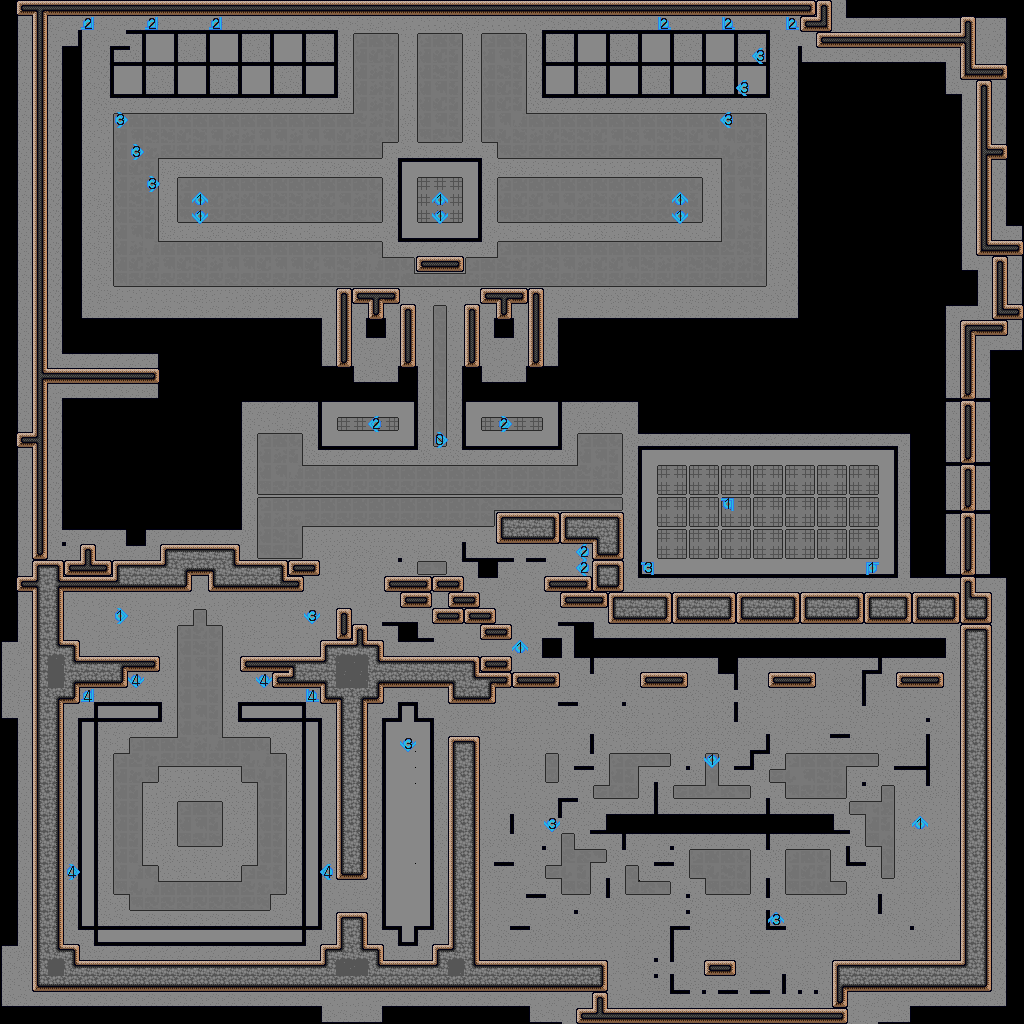

Rendered tile map (Tiled .tmx) drawn with the repository's tilesets; below, a short description and the map source with its tile grids summarised:
An orthogonal 64x64 tile map with 16x16 px tiles, 2 tile layers (Ground, Flags), 2 hidden layers not drawn, 2 tilesets and 14 objects (ground).

<map version="1.10" tiledversion="1.12.2" orientation="orthogonal" renderorder="left-up" width="64" height="64" tilewidth="16" tileheight="16" infinite="0" nextlayerid="19" nextobjectid="574">
 <tileset firstgid="1" source="tileset.tsx" />
 <tileset firstgid="235" name="tileset_flags2" tilewidth="16" tileheight="16" spacing="1" tilecount="90" columns="10">
  <image source="tileset_flags2.png" width="169" height="152" />
  <tile id="0">
   <properties>
    <property name="dir" type="int" value="0" />
    <property name="id" type="int" value="1" />
   </properties>
  </tile>
  <tile id="1">
   <properties>
    <property name="dir" type="int" value="0" />
    <property name="id" type="int" value="2" />
   </properties>
  </tile>
  <tile id="2">
   <properties>
    <property name="dir" type="int" value="0" />
    <property name="id" type="int" value="3" />
   </properties>
  </tile>
  <tile id="3">
   <properties>
    <property name="dir" type="int" value="0" />
    <property name="id" type="int" value="4" />
   </properties>
  </tile>
  <tile id="4">
   <properties>
    <property name="dir" type="int" value="0" />
    <property name="id" type="int" value="5" />
   </properties>
  </tile>
  <tile id="5">
   <properties>
    <property name="dir" type="int" value="0" />
    <property name="id" type="int" value="6" />
   </properties>
  </tile>
  <tile id="6">
   <properties>
    <property name="dir" type="int" value="0" />
    <property name="id" type="int" value="7" />
   </properties>
  </tile>
  <tile id="7">
   <properties>
    <property name="dir" type="int" value="0" />
    <property name="id" type="int" value="8" />
   </properties>
  </tile>
  <tile id="8">
   <properties>
    <property name="dir" type="int" value="0" />
    <property name="id" type="int" value="9" />
   </properties>
  </tile>
  <tile id="9">
   <properties>
    <property name="dir" type="int" value="0" />
    <property name="id" type="int" value="0" />
   </properties>
  </tile>
  <tile id="10">
   <properties>
    <property name="dir" type="int" value="90" />
    <property name="id" type="int" value="1" />
   </properties>
  </tile>
  <tile id="11">
   <properties>
    <property name="dir" type="int" value="90" />
    <property name="id" type="int" value="2" />
   </properties>
  </tile>
  <tile id="12">
   <properties>
    <property name="dir" type="int" value="90" />
    <property name="id" type="int" value="3" />
   </properties>
  </tile>
  <tile id="13">
   <properties>
    <property name="dir" type="int" value="90" />
    <property name="id" type="int" value="4" />
   </properties>
  </tile>
  <tile id="14">
   <properties>
    <property name="dir" type="int" value="90" />
    <property name="id" type="int" value="5" />
   </properties>
  </tile>
  <tile id="15">
   <properties>
    <property name="dir" type="int" value="90" />
    <property name="id" type="int" value="6" />
   </properties>
  </tile>
  <tile id="16">
   <properties>
    <property name="dir" type="int" value="90" />
    <property name="id" type="int" value="7" />
   </properties>
  </tile>
  <tile id="17">
   <properties>
    <property name="dir" type="int" value="90" />
    <property name="id" type="int" value="8" />
   </properties>
  </tile>
  <tile id="18">
   <properties>
    <property name="dir" type="int" value="90" />
    <property name="id" type="int" value="9" />
   </properties>
  </tile>
  <tile id="19">
   <properties>
    <property name="dir" type="int" value="90" />
    <property name="id" type="int" value="0" />
   </properties>
  </tile>
  <tile id="20">
   <properties>
    <property name="dir" type="int" value="270" />
    <property name="id" type="int" value="1" />
   </properties>
  </tile>
  <tile id="21">
   <properties>
    <property name="dir" type="int" value="270" />
    <property name="id" type="int" value="2" />
   </properties>
  </tile>
  <tile id="22">
   <properties>
    <property name="dir" type="int" value="270" />
    <property name="id" type="int" value="3" />
   </properties>
  </tile>
  <tile id="23">
   <properties>
    <property name="dir" type="int" value="270" />
    <property name="id" type="int" value="4" />
   </properties>
  </tile>
  <tile id="24">
   <properties>
    <property name="dir" type="int" value="270" />
    <property name="id" type="int" value="5" />
   </properties>
  </tile>
  <tile id="25">
   <properties>
    <property name="dir" type="int" value="270" />
    <property name="id" type="int" value="6" />
   </properties>
  </tile>
  <tile id="26">
   <properties>
    <property name="dir" type="int" value="270" />
    <property name="id" type="int" value="7" />
   </properties>
  </tile>
  <tile id="27">
   <properties>
    <property name="dir" type="int" value="270" />
    <property name="id" type="int" value="8" />
   </properties>
  </tile>
  <tile id="28">
   <properties>
    <property name="dir" type="int" value="270" />
    <property name="id" type="int" value="9" />
   </properties>
  </tile>
  <tile id="29">
   <properties>
    <property name="dir" type="int" value="270" />
    <property name="id" type="int" value="0" />
   </properties>
  </tile>
  <tile id="30">
   <properties>
    <property name="dir" type="int" value="180" />
    <property name="id" type="int" value="1" />
   </properties>
  </tile>
  <tile id="31">
   <properties>
    <property name="dir" type="int" value="180" />
    <property name="id" type="int" value="2" />
   </properties>
  </tile>
  <tile id="32">
   <properties>
    <property name="dir" type="int" value="180" />
    <property name="id" type="int" value="3" />
   </properties>
  </tile>
  <tile id="33">
   <properties>
    <property name="dir" type="int" value="180" />
    <property name="id" type="int" value="4" />
   </properties>
  </tile>
  <tile id="34">
   <properties>
    <property name="dir" type="int" value="180" />
    <property name="id" type="int" value="5" />
   </properties>
  </tile>
  <tile id="35">
   <properties>
    <property name="dir" type="int" value="180" />
    <property name="id" type="int" value="6" />
   </properties>
  </tile>
  <tile id="36">
   <properties>
    <property name="dir" type="int" value="180" />
    <property name="id" type="int" value="7" />
   </properties>
  </tile>
  <tile id="37">
   <properties>
    <property name="dir" type="int" value="180" />
    <property name="id" type="int" value="8" />
   </properties>
  </tile>
  <tile id="38">
   <properties>
    <property name="dir" type="int" value="180" />
    <property name="id" type="int" value="9" />
   </properties>
  </tile>
  <tile id="39">
   <properties>
    <property name="dir" type="int" value="180" />
    <property name="id" type="int" value="0" />
   </properties>
  </tile>
  <tile id="40">
   <properties>
    <property name="dir" type="int" value="-1" />
    <property name="id" type="int" value="1" />
   </properties>
  </tile>
  <tile id="41">
   <properties>
    <property name="dir" type="int" value="-1" />
    <property name="id" type="int" value="2" />
   </properties>
  </tile>
  <tile id="42">
   <properties>
    <property name="dir" type="int" value="-1" />
    <property name="id" type="int" value="3" />
   </properties>
  </tile>
  <tile id="43">
   <properties>
    <property name="dir" type="int" value="-1" />
    <property name="id" type="int" value="4" />
   </properties>
  </tile>
  <tile id="44">
   <properties>
    <property name="dir" type="int" value="-1" />
    <property name="id" type="int" value="5" />
   </properties>
  </tile>
  <tile id="45">
   <properties>
    <property name="dir" type="int" value="-1" />
    <property name="id" type="int" value="6" />
   </properties>
  </tile>
  <tile id="46">
   <properties>
    <property name="dir" type="int" value="-1" />
    <property name="id" type="int" value="7" />
   </properties>
  </tile>
  <tile id="47">
   <properties>
    <property name="dir" type="int" value="-1" />
    <property name="id" type="int" value="8" />
   </properties>
  </tile>
  <tile id="48">
   <properties>
    <property name="dir" type="int" value="-1" />
    <property name="id" type="int" value="9" />
   </properties>
  </tile>
  <tile id="49">
   <properties>
    <property name="dir" type="int" value="-1" />
    <property name="id" type="int" value="0" />
   </properties>
  </tile>
  <tile id="50">
   <properties>
    <property name="dir" type="int" value="135" />
    <property name="id" type="int" value="1" />
   </properties>
  </tile>
  <tile id="51">
   <properties>
    <property name="dir" type="int" value="135" />
    <property name="id" type="int" value="2" />
   </properties>
  </tile>
  <tile id="52">
   <properties>
    <property name="dir" type="int" value="135" />
    <property name="id" type="int" value="3" />
   </properties>
  </tile>
  <tile id="53">
   <properties>
    <property name="dir" type="int" value="135" />
    <property name="id" type="int" value="4" />
   </properties>
  </tile>
  <tile id="54">
   <properties>
    <property name="dir" type="int" value="135" />
    <property name="id" type="int" value="5" />
   </properties>
  </tile>
  <tile id="55">
   <properties>
    <property name="dir" type="int" value="135" />
    <property name="id" type="int" value="6" />
   </properties>
  </tile>
  <tile id="56">
   <properties>
    <property name="dir" type="int" value="135" />
    <property name="id" type="int" value="7" />
   </properties>
  </tile>
  <tile id="57">
   <properties>
    <property name="dir" type="int" value="135" />
    <property name="id" type="int" value="8" />
   </properties>
  </tile>
  <tile id="58">
   <properties>
    <property name="dir" type="int" value="135" />
    <property name="id" type="int" value="9" />
   </properties>
  </tile>
  <tile id="59">
   <properties>
    <property name="dir" type="int" value="135" />
    <property name="id" type="int" value="0" />
   </properties>
  </tile>
  <tile id="60">
   <properties>
    <property name="dir" type="int" value="225" />
    <property name="id" type="int" value="1" />
   </properties>
  </tile>
  <tile id="61">
   <properties>
    <property name="dir" type="int" value="225" />
    <property name="id" type="int" value="2" />
   </properties>
  </tile>
  <tile id="62">
   <properties>
    <property name="dir" type="int" value="225" />
    <property name="id" type="int" value="3" />
   </properties>
  </tile>
  <tile id="63">
   <properties>
    <property name="dir" type="int" value="225" />
    <property name="id" type="int" value="4" />
   </properties>
  </tile>
  <tile id="64">
   <properties>
    <property name="dir" type="int" value="225" />
    <property name="id" type="int" value="5" />
   </properties>
  </tile>
  <tile id="65">
   <properties>
    <property name="dir" type="int" value="225" />
    <property name="id" type="int" value="6" />
   </properties>
  </tile>
  <tile id="66">
   <properties>
    <property name="dir" type="int" value="225" />
    <property name="id" type="int" value="7" />
   </properties>
  </tile>
  <tile id="67">
   <properties>
    <property name="dir" type="int" value="225" />
    <property name="id" type="int" value="8" />
   </properties>
  </tile>
  <tile id="68">
   <properties>
    <property name="dir" type="int" value="225" />
    <property name="id" type="int" value="9" />
   </properties>
  </tile>
  <tile id="69">
   <properties>
    <property name="dir" type="int" value="225" />
    <property name="id" type="int" value="0" />
   </properties>
  </tile>
  <tile id="70">
   <properties>
    <property name="dir" type="int" value="45" />
    <property name="id" type="int" value="1" />
   </properties>
  </tile>
  <tile id="71">
   <properties>
    <property name="dir" type="int" value="45" />
    <property name="id" type="int" value="2" />
   </properties>
  </tile>
  <tile id="72">
   <properties>
    <property name="dir" type="int" value="45" />
    <property name="id" type="int" value="3" />
   </properties>
  </tile>
  <tile id="73">
   <properties>
    <property name="dir" type="int" value="45" />
    <property name="id" type="int" value="4" />
   </properties>
  </tile>
  <tile id="74">
   <properties>
    <property name="dir" type="int" value="45" />
    <property name="id" type="int" value="5" />
   </properties>
  </tile>
  <tile id="75">
   <properties>
    <property name="dir" type="int" value="45" />
    <property name="id" type="int" value="6" />
   </properties>
  </tile>
  <tile id="76">
   <properties>
    <property name="dir" type="int" value="45" />
    <property name="id" type="int" value="7" />
   </properties>
  </tile>
  <tile id="77">
   <properties>
    <property name="dir" type="int" value="45" />
    <property name="id" type="int" value="8" />
   </properties>
  </tile>
  <tile id="78">
   <properties>
    <property name="dir" type="int" value="45" />
    <property name="id" type="int" value="9" />
   </properties>
  </tile>
  <tile id="79">
   <properties>
    <property name="dir" type="int" value="45" />
    <property name="id" type="int" value="0" />
   </properties>
  </tile>
  <tile id="80">
   <properties>
    <property name="dir" type="int" value="315" />
    <property name="id" type="int" value="1" />
   </properties>
  </tile>
  <tile id="81">
   <properties>
    <property name="dir" type="int" value="315" />
    <property name="id" type="int" value="2" />
   </properties>
  </tile>
  <tile id="82">
   <properties>
    <property name="dir" type="int" value="315" />
    <property name="id" type="int" value="3" />
   </properties>
  </tile>
  <tile id="83">
   <properties>
    <property name="dir" type="int" value="315" />
    <property name="id" type="int" value="4" />
   </properties>
  </tile>
  <tile id="84">
   <properties>
    <property name="dir" type="int" value="315" />
    <property name="id" type="int" value="5" />
   </properties>
  </tile>
  <tile id="85">
   <properties>
    <property name="dir" type="int" value="315" />
    <property name="id" type="int" value="6" />
   </properties>
  </tile>
  <tile id="86">
   <properties>
    <property name="dir" type="int" value="315" />
    <property name="id" type="int" value="7" />
   </properties>
  </tile>
  <tile id="87">
   <properties>
    <property name="dir" type="int" value="315" />
    <property name="id" type="int" value="8" />
   </properties>
  </tile>
  <tile id="88">
   <properties>
    <property name="dir" type="int" value="315" />
    <property name="id" type="int" value="9" />
   </properties>
  </tile>
  <tile id="89">
   <properties>
    <property name="dir" type="int" value="315" />
    <property name="id" type="int" value="0" />
   </properties>
  </tile>
 </tileset>
 <layer id="1" name="Empty Ground" width="64" height="64" visible="0" locked="1">
  <data>[4096 cells, 4096 non-empty, 1 distinct tile ids]</data>
 </layer>
 <layer id="13" name="Ground" width="64" height="64" locked="1">
  <data>[4096 cells, 4096 non-empty, 144 distinct tile ids]</data>
 </layer>
 <layer id="17" name="Flags" width="64" height="64">
  <properties>
   <property name="flags" type="bool" value="true" />
  </properties>
  <data>[4096 cells, 40 non-empty, 20 distinct tile ids]</data>
 </layer>
 <objectgroup color="#ffff00" id="14" name="Object" locked="1">
  <object id="365" template="dir_light.tx" x="432" y="690">
   <properties>
    <property name="cone" type="float" value="0.07" />
   </properties>
  </object>
  <object id="366" template="dir_light.tx" x="664" y="690" />
  <object id="367" template="dir_light.tx" x="720" y="958">
   <properties>
    <property name="dir" type="float" value="0.25" />
   </properties>
  </object>
  <object id="368" template="dir_light.tx" x="792" y="690" />
  <object id="369" template="dir_light.tx" x="848" y="958">
   <properties>
    <property name="dir" type="float" value="0.25" />
   </properties>
  </object>
  <object id="371" template="dir_light.tx" x="376" y="328" />
  <object id="373" template="dir_light.tx" x="504" y="328" />
  <object id="377" template="dir_light.tx" x="920" y="690" />
  <object id="378" template="dir_light.tx" x="536" y="690" />
  <object id="379" template="dir_light.tx" x="592" y="958">
   <properties>
    <property name="dir" type="float" value="0.25" />
   </properties>
  </object>
  <object id="380" template="ground_light.tx" type="ground" x="200" y="824">
   <properties>
    <property name="color" type="color" value="#c8ff825c" />
   </properties>
  </object>
 </objectgroup>
 <objectgroup id="18" name="spawn" visible="0" locked="1">
  <object id="548" x="416" y="512">
   <properties>
    <property name="spawn" type="bool" value="true" />
   </properties>
   <point />
  </object>
  <object id="553" x="832" y="512">
   <properties>
    <property name="mob" type="bool" value="true" />
    <property name="x2" type="float" value="1344" />
    <property name="y2" type="float" value="600" />
   </properties>
   <point />
  </object>
 </objectgroup>
 <layer id="15" name="Arena" width="64" height="64" visible="0" locked="1">
  <data>[4096 cells, 4096 non-empty, 17 distinct tile ids]</data>
 </layer>
 <objectgroup color="#ffff00" id="16" name="Object" visible="0" locked="1">
  <object id="573" x="336" y="528">
   <properties>
    <property name="spawn" type="bool" value="true" />
   </properties>
   <point />
  </object>
 </objectgroup>
</map>
